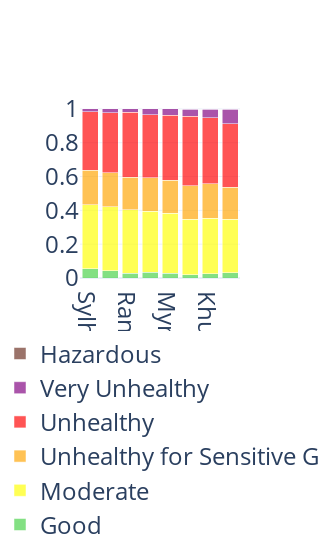

Notebook code for this chart:
### Code cell
from aq_analysis import stacked_bar

stacked_bar(region_series)

### Figure 1 — Plotly figure (JSON) as saved in the notebook; plotly's stock layout.template omitted (floating-point values rounded to 4 significant figures)
{"data": [{"marker": {"color": "#46d246"}, "name": "Good", "opacity": 0.666, "type": "bar", "x": ["Sylhet", "Chittagong", "Rangpur Division", "Barisal", "Mymensingh Division", "Rajshahi", "Khulna", "Dhaka"], "y": [0.05616, 0.04292, 0.02941, 0.03272, 0.02701, 0.01885, 0.02538, 0.03122]}, {"marker": {"color": "#ffff00"}, "name": "Moderate", "opacity": 0.666, "type": "bar", "x": ["Sylhet", "Chittagong", "Rangpur Division", "Barisal", "Mymensingh Division", "Rajshahi", "Khulna", "Dhaka"], "y": [0.3769, 0.3773, 0.3733, 0.3619, 0.3545, 0.3275, 0.3286, 0.3155]}, {"marker": {"color": "#ffa500"}, "name": "Unhealthy for Sensitive Groups", "opacity": 0.666, "type": "bar", "x": ["Sylhet", "Chittagong", "Rangpur Division", "Barisal", "Mymensingh Division", "Rajshahi", "Khulna", "Dhaka"], "y": [0.2037, 0.2037, 0.1944, 0.1994, 0.1958, 0.199, 0.2024, 0.1913]}, {"marker": {"color": "#ff0000"}, "name": "Unhealthy", "opacity": 0.666, "type": "bar", "x": ["Sylhet", "Chittagong", "Rangpur Division", "Barisal", "Mymensingh Division", "Rajshahi", "Khulna", "Dhaka"], "y": [0.347, 0.3526, 0.3838, 0.3718, 0.386, 0.4107, 0.39, 0.3751]}, {"marker": {"color": "#800080"}, "name": "Very Unhealthy", "opacity": 0.666, "type": "bar", "x": ["Sylhet", "Chittagong", "Rangpur Division", "Barisal", "Mymensingh Division", "Rajshahi", "Khulna", "Dhaka"], "y": [0.01595, 0.02318, 0.01881, 0.03383, 0.03618, 0.04323, 0.0523, 0.08341]}, {"marker": {"color": "#6a2e20"}, "name": "Hazardous", "opacity": 0.666, "type": "bar", "x": ["Sylhet", "Chittagong", "Rangpur Division", "Barisal", "Mymensingh Division", "Rajshahi", "Khulna", "Dhaka"], "y": [0.0003343, 0.0003636, 0.0002687, 0.0003852, 0.000499, 0.0007154, 0.001271, 0.003467]}], "layout": {"barmode": "stack", "font": {"size": 24}, "legend": {"orientation": "h", "x": 0, "y": -0.3}, "width": 300}}
